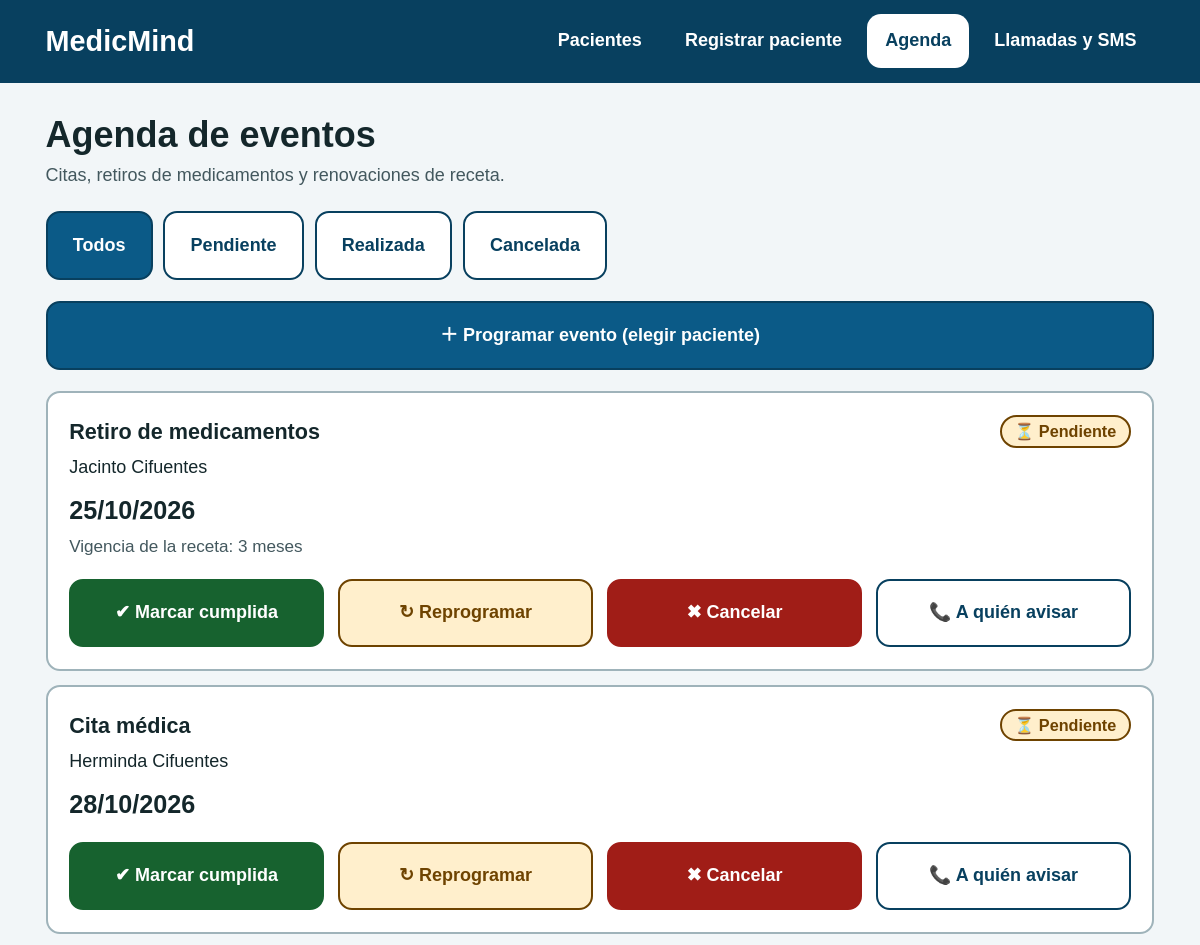
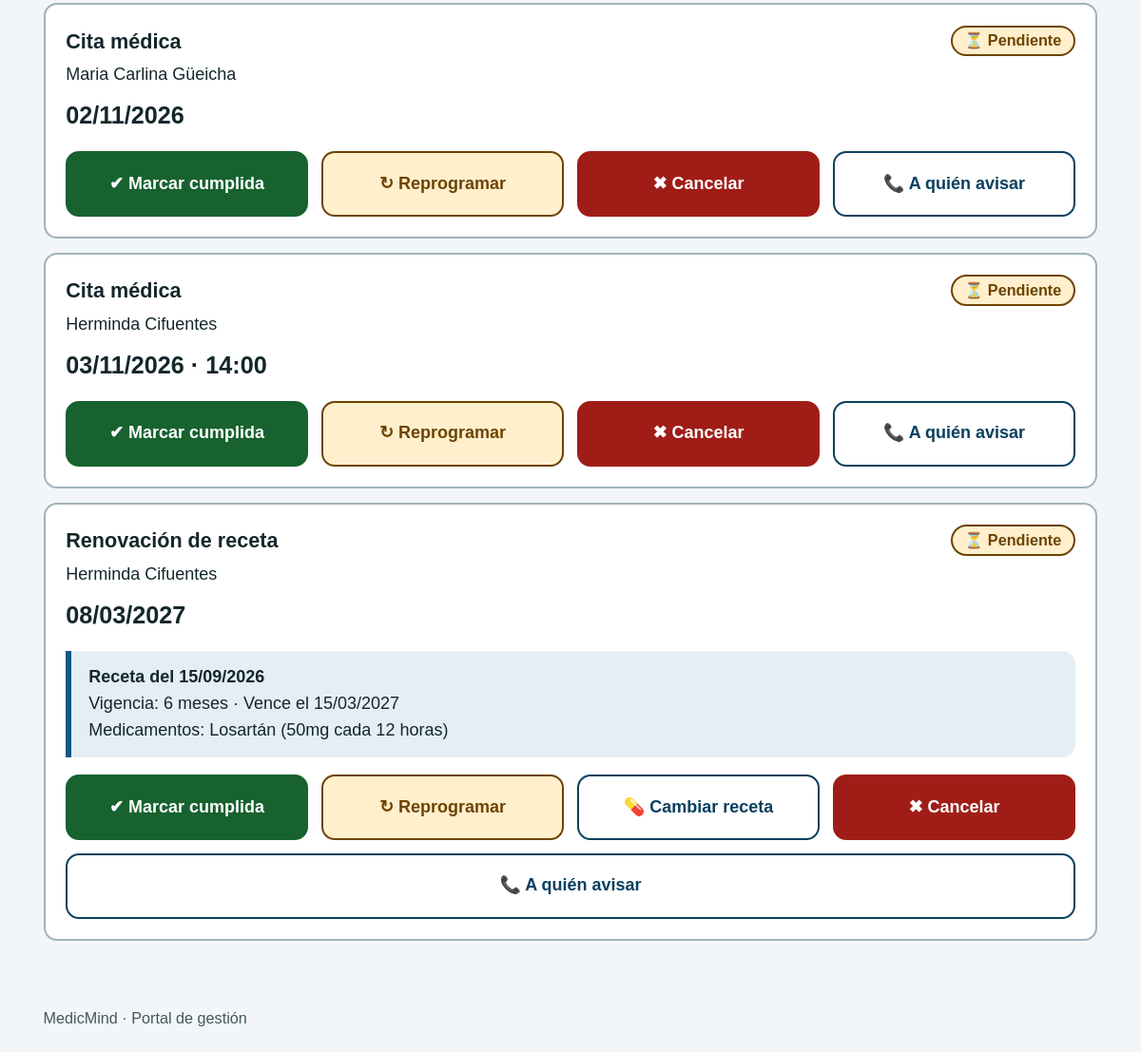
The page /eventos/ on the database its author committed (2 pictures, top to bottom).
### Medicmind/models.py (models this page shows, shortened)
class Evento(models.Model):
    TIPOS = [
        ('CITA', 'Cita médica'),
        ('RETIRO', 'Retiro de medicamentos'),
        ('RENOVACION', 'Renovación de receta'),
    ]
    ESTADOS_LLAMADA = [
        ('CONFIRMADO', 'Confirmado'),
        ('RECHAZADO', 'Rechazado'),
        ('SIN_RESPUESTA', 'Sin respuesta'),
    ]
    ESTADOS_RESPUESTA_SMS = [
        ('CONFIRMADO', 'Confirmado'),
        ('NO_CONFIRMADO', 'No confirmado'),
    ]
    ESTADOS = [
        ('PENDIENTE', 'Pendiente'),
        ('REALIZADA', 'Realizada'),
        ('CANCELADA', 'Cancelada'),
    ]
    tipo = models.CharField(max_length=20, choices=TIPOS)
    fecha = models.DateField()
    hora = models.TimeField(null=True, blank=True)
    estado = models.CharField(max_length=20, choices=ESTADOS, default='PENDIENTE')
    estado_llamada = models.CharField(
        max_length=20, choices=ESTADOS_LLAMADA, blank=True, default='',
    )
    detalle_llamada = models.TextField(blank=True, default='')
    estado_respuesta_sms = models.CharField(
        max_length=20, choices=ESTADOS_RESPUESTA_SMS, blank=True, default='',
    )
    vencimiento_respuesta_sms = models.DateTimeField(null=True, blank=True)
    intentos_llamada_sin_respuesta = models.PositiveSmallIntegerField(default=0)
    proximo_intento_llamada = models.DateTimeField(null=True, blank=True)
    vigencia_meses = models.PositiveSmallIntegerField(null=True, blank=True)
    adulto_mayor = models.ForeignKey(AdultoMayor, on_delete=models.CASCADE, related_name='eventos')
    receta = models.ForeignKey(Receta, on_delete=models.SET_NULL, null=True, blank=True, related_name='eventos')

class AdultoMayor(models.Model):
    DEPENCENCIA = [
        ('AUTONOMO', 'Autónomo'),
        ('PARCIAL', 'Dependiente Parcial'),
        ('COMPLETO', 'Dependiente Completo'),
    ]
    nombre = models.CharField(max_length=100)
    rut = models.CharField(max_length=12, unique=True)
    dependencia = models.CharField(max_length=20, choices=DEPENCENCIA)
    no_sabe_leer = models.BooleanField(default=False)
    cuidadores = models.ManyToManyField('CuidadorHogar', related_name='adultos_mayores', blank=True)

class Receta(models.Model):
    adulto_mayor = models.ForeignKey(AdultoMayor, on_delete=models.CASCADE, related_name='recetas')
    medicamentos = models.ManyToManyField(Medicamento, related_name='recetas', blank=True)
    fecha_emision = models.DateField()
    vigencia_meses = models.PositiveSmallIntegerField()
    def vencimiento(self):
        return sumar_meses(self.fecha_emision, self.vigencia_meses)

class Medicamento(models.Model):
    nombre = models.CharField(max_length=100)
    dosis = models.CharField(max_length=100)
    adulto_mayor = models.ForeignKey(AdultoMayor, on_delete=models.CASCADE, related_name='medicamentos')

### Medicmind/views.py (the view)
# urls.py: path('eventos/', views.lista_eventos, name='lista_eventos'),
def lista_eventos(request):
    if Evento.objects.filter(
        estado_respuesta_sms='',
        vencimiento_respuesta_sms__isnull=False,
    ).exists():
        Evento.marcar_respuestas_sms_vencidas()
    eventos = (
        Evento.objects.select_related('adulto_mayor')
        .order_by('fecha')
    )
    estado = request.GET.get('estado')
    if estado in dict(Evento.ESTADOS):
        eventos = eventos.filter(estado=estado)
    return render(request, 'lista_eventos.html', {
        'eventos': eventos,
        'estados': Evento.ESTADOS,
        'estado_actual': estado,
    })

### Medicmind/models.py (called while the page is built)
def sumar_meses(fecha,meses):
    total = fecha.month - 1 + meses
    anio = fecha.year + total // 12
    mes = total % 12 + 1
    dia = min(fecha.day, calendar.monthrange(anio, mes)[1])
    return date(anio, mes, dia)

### Medicmind/templates/lista_eventos.html (shortened to what this page needs)
{% extends "base.html" %}
{% block contenido %}
<h1>Agenda de eventos</h1>
<p class="lead">Citas, retiros de medicamentos y renovaciones de receta.</p>
<div class="chips" aria-label="Filtrar por estado">
  <a class="btn" href="{% url 'lista_eventos' %}"{% if not estado_actual %} aria-current="true"{% endif %}>Todos</a>
  {% for valor, texto in estados %}<a class="btn" href="?estado={{ valor }}"{% if estado_actual == valor %} aria-current="true"{% endif %}>{{ texto }}</a>{% endfor %}
</div>
<div class="actions" style="margin:0 0 1.2rem"><a class="btn primary" href="{% url 'lista_pacientes' %}">＋ Programar evento (elegir paciente)</a></div>
<div class="list">
{% for e in eventos %}
<div class="card{% if e.estado == 'CANCELADA' %} bad{% elif e.estado == 'REALIZADA' %} ok{% endif %}">
  <div class="top"><div><h3>{{ e.get_tipo_display }}</h3><p>{{ e.adulto_mayor.nombre }}</p></div>
  <span class="badge {% if e.estado == 'PENDIENTE' %}warn{% elif e.estado == 'REALIZADA' %}ok{% else %}bad{% endif %}">{% if e.estado == 'PENDIENTE' %}⏳{% elif e.estado == 'REALIZADA' %}✔{% else %}✖{% endif %} {{ e.get_estado_display }}</span></div>
  <p class="when">{{ e.fecha|date:"d/m/Y" }}{% if e.hora %} · {{ e.hora|time:"H:i" }}{% endif %}</p>
  {% if e.vigencia_meses %}<p class="meta">Vigencia de la receta: {{ e.vigencia_meses }} mes{{ e.vigencia_meses|pluralize:"es" }}</p>{% endif %}
  {% if e.tipo == 'RENOVACION' %}{% if e.receta %}{% include "receta_detalle.html" with receta=e.receta %}{% else %}<p class="meta">Sin receta asociada.</p>{% endif %}{% endif %}
  <div class="actions">
    {% if e.estado == 'PENDIENTE' %}
    <form class="inline" method="post" action="{% url 'marcar_realizada' e.id %}">{% csrf_token %}<button class="btn ok" type="submit">✔ Marcar cumplida</button></form>
    <a class="btn warn" href="{% url 'reprogramar_evento' e.id %}">↻ Reprogramar</a>
    {% if e.tipo == 'RENOVACION' %}<a class="btn" href="{% url 'cambiar_receta' e.id %}">💊 Cambiar receta</a>{% endif %}
    <form class="inline" method="post" action="{% url 'cancelar_evento' e.id %}" onsubmit="return confirm('¿Cancelar este evento?');">{% csrf_token %}<button class="btn bad" type="submit">✖ Cancelar</button></form>
    {% endif %}
    <a class="btn" href="{% url 'sugerir_canal' e.adulto_mayor.id %}">📞 A quién avisar</a>
  </div>
</div>
{% empty %}
<div class="card vacio"><h3>No hay eventos{% if estado_actual %} con ese estado{% endif %}</h3><p>Programe uno desde la lista de pacientes.</p></div>
{% endfor %}
</div>
{% endblock %}

### Medicmind/templates/receta_detalle.html
<div class="note receta">
  <strong>Receta del {{ receta.fecha_emision|date:"d/m/Y" }}</strong><br>
  Vigencia: {{ receta.vigencia_meses }} mes{{ receta.vigencia_meses|pluralize:"es" }} · Vence el {{ receta.vencimiento|date:"d/m/Y" }}<br>
  {% if receta.medicamentos.all %}Medicamentos: {% for m in receta.medicamentos.all %}{{ m.nombre }} ({{ m.dosis }}){% if not forloop.last %}, {% endif %}{% endfor %}{% else %}Sin medicamentos asociados.{% endif %}
</div>

### Medicmind/static/Medicmind/styles.css (style rules this page uses)
:root { --bg:#f2f6f8;--ink:#14272b;--muted:#43585e;--line:#9fb3ba;--primary:#0b5a87;--primary-d:#08405f;--ok:#17622f;--ok-bg:#e1f3e6;--warn:#6e4300;--warn-bg:#ffefcc;--bad:#a01d17;--bad-bg:#fde4e1;--r:14px }
* { box-sizing:border-box }
html { font-size:112.5% }
body { margin:0;background:var(--bg);color:var(--ink);font-family:"Atkinson Hyperlegible",Verdana,Tahoma,sans-serif;line-height:1.55 }
a { color:var(--primary-d) }
h1 { font-size:2rem;margin:.2rem 0 .3rem;line-height:1.2 }
h3 { margin:0 0 .3rem;font-size:1.2rem }
.lead { color:var(--muted);margin:0 0 1.2rem }
.meta { color:var(--muted);font-size:.95rem }
.card { background:#fff;border:2px solid var(--line);border-radius:var(--r);padding:1.2rem }
.card p { margin:.25rem 0 }
.when { font-size:1.4rem;font-weight:700 }
.btn { display:inline-flex;align-items:center;justify-content:center;gap:.5rem;min-height:3.8rem;padding:.6rem 1.4rem;border-radius:var(--r);border:2px solid var(--primary-d);background:#fff;color:var(--primary-d);font:inherit;font-weight:700;text-decoration:none;cursor:pointer }
.btn.primary { background:var(--primary);color:#fff }
.btn.ok { background:var(--ok);border-color:var(--ok);color:#fff }
.btn.warn { background:var(--warn-bg);border-color:var(--warn);color:var(--warn) }
.btn.bad { background:var(--bad);border-color:var(--bad);color:#fff }
.actions { display:flex;flex-wrap:wrap;gap:.8rem;margin-top:1rem }
.actions .btn { flex:1 1 12rem }
.badge { display:inline-block;padding:.1rem .7rem;border-radius:999px;font-weight:700;font-size:.9rem;border:2px solid }
.badge.warn { background:var(--warn-bg);color:var(--warn);border-color:var(--warn) }
.list .card { margin-bottom:.8rem }
.chips { display:flex;flex-wrap:wrap;gap:.6rem;margin:0 0 1.2rem }
.btn[aria-current="true"] { background:var(--primary);color:#fff }
form.inline { display:flex;flex:1 1 12rem }
form.inline .btn { width:100% }
.note { border-left:6px solid var(--primary);background:#e4eef4;padding:.8rem 1rem;border-radius:0 var(--r) var(--r) 0;margin:1rem 0 }
.card .top { display:flex;flex-wrap:wrap;justify-content:space-between;gap:.5rem;align-items:flex-start }

### rows shown on the page
Evento: tipo "Retiro de medicamentos", adulto_mayor.nombre "Jacinto Cifuentes", estado "Pendiente", fecha "25/10/2026", vigencia_meses "3", shows "✔ Marcar cumplida"
Evento: tipo "Cita médica", adulto_mayor.nombre "Herminda Cifuentes", estado "Pendiente", fecha "28/10/2026", shows "✔ Marcar cumplida"
Evento: tipo "Cita médica", adulto_mayor.nombre "Maria Carlina Güeicha", estado "Pendiente", fecha "02/11/2026", shows "✔ Marcar cumplida"
Evento: tipo "Cita médica", adulto_mayor.nombre "Herminda Cifuentes", estado "Pendiente", fecha "03/11/2026", hora "14:00", shows "✔ Marcar cumplida"
Evento: tipo "Renovación de receta", adulto_mayor.nombre "Herminda Cifuentes", estado "Pendiente", fecha "08/03/2027", shows "✔ Marcar cumplida", shows "💊 Cambiar receta"
Receta: fecha_emision "15/09/2026", vigencia_meses "6", vencimiento "15/03/2027"
Medicamento: nombre "Losartán", dosis "50mg cada 12 horas"

### other values the page prints
{{ texto }} "Pendiente" "Realizada" "Cancelada"
